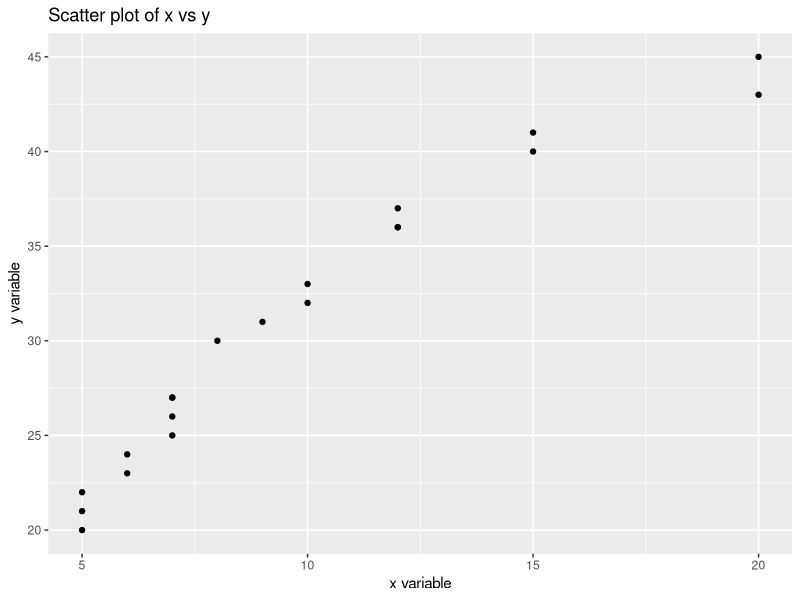
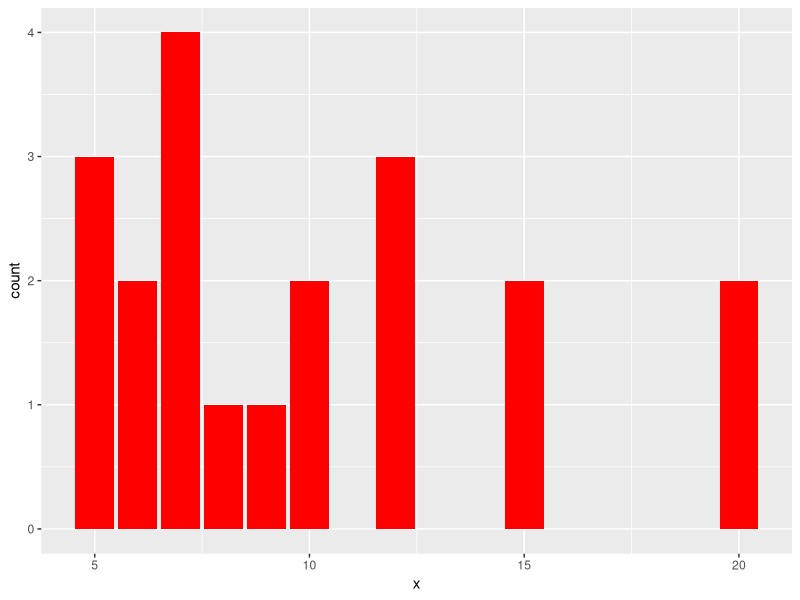
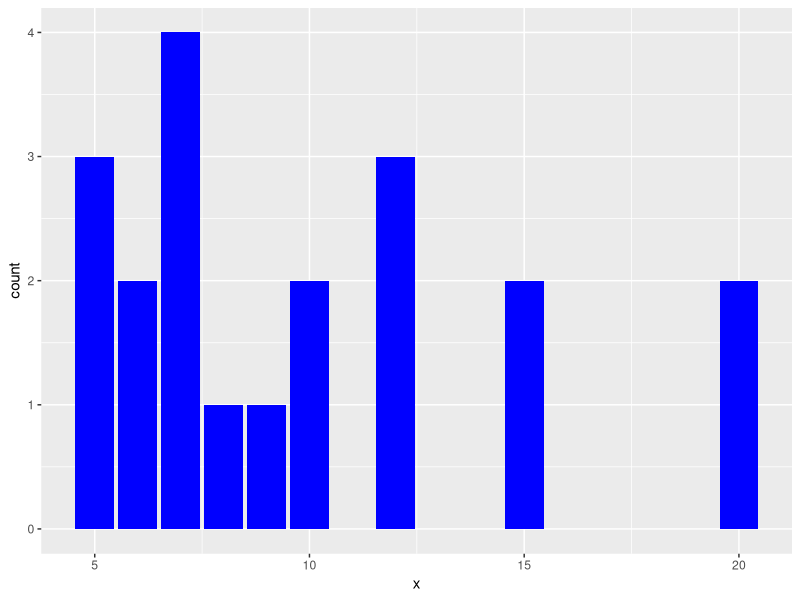
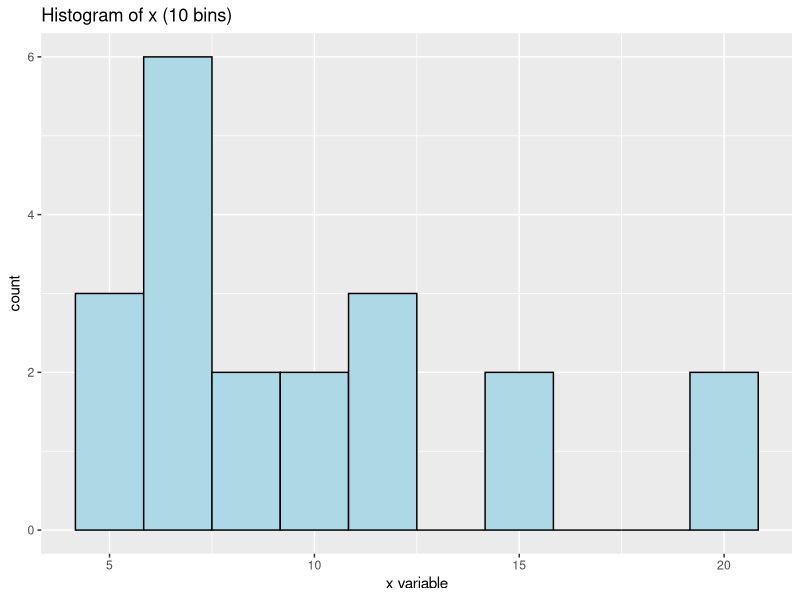

Here is the R script that generated these plots, in order:
#this is the s4 class using ggplot
library(methods)
library(ggplot2)

#reference class
plot <- setRefClass("plot", fields = list( x_var = "numeric", y_var = "numeric", f_var = "factor"),
    methods = list(
        initialize = function(x, y = numeric(), f = factor()) {
            # x is required
            if (missing(x)) {
                stop("You must give an x variable")
            }
            # save the values into the fields
            x_var <<- x
            y_var <<- y
            f_var <<- f

            callSuper()
        },

        #scatter plot method 
        scatter_plot = function() {
            # make small data frame for ggplot
            df <- data.frame(x = x_var, y = y_var, f = f_var)

            # simple scatter plot x vs y
            p <- ggplot(df, aes(x = x, y = y)) + geom_point() +
            labs(
                title = "Scatter plot of x vs y",
                x = "x variable",
                y = "y variable"
            )

        print(p)
        },

        #bar chart method 
        bar_chart = function(use_factor = FALSE) {

            df <- data.frame(x = x_var, f = f_var)

            if (use_factor == TRUE) {
                p <- ggplot(df, aes(x = x, fill = f)) +
                geom_bar(fill = "blue")
            } else {
                p <- ggplot(df, aes(x = x)) +
                geom_bar(fill = "red")
            }

        print(p)
        },   

        #histogram method
        hist_plot = function() {
            df <- data.frame(x = x_var)

            p <- ggplot(df, aes(x = x)) +
                geom_histogram(bins = 10, color = "black", fill  = "lightblue") +    
                labs(
                title = "Histogram of x (10 bins)",
                x = "x variable",
                y = "count"
                )

            print(p)
        }
    )
)

#testing the class
#making a simple data frame that will look nice for all 3 methods
test_df <- data.frame(
  x_value = c(5,5,5,6,6,7,7,7,7,8,9,10,10,12,12,12,15,15,20,20),
  y_value = c(20,22,21,23,24,25,26,27,27,30,31,32,33,36,36,37,40,41,43,45),
  group   = factor(c("A","A","B","A","B","A","A","B","B","A","A","B","B","A","B","B","A","A","B","B"))
)

# create object from Plot class
my_plot <- plot$new(
  x = test_df$x_value,
  y = test_df$y_value,
  f = test_df$group
)

# calling methods 
my_plot$scatter_plot()           
my_plot$bar_chart()               
my_plot$bar_chart(use_factor=TRUE) 
my_plot$hist_plot()               


